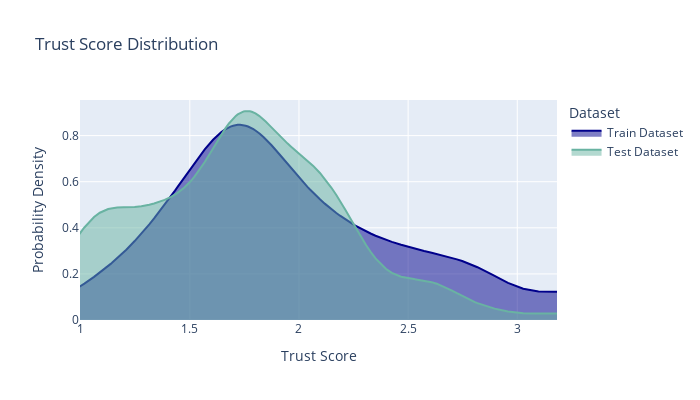

The notebook cell saved with this chart:
### Markdown cell above
Next, we'll run the check on the dataset and model, modifying the default value of min_test_samples in order to enable us to run this check on the small dataset. In this case, we'll run the check "as is", and introduce the condition in the [next section](#define_condition).\
Additional optional parameters include the maximal sample size, the random state, the number of highest and lowest Trust Score samples to show and various hyperparameters controlling the trust score algorithm.

### Code cell
from deepchecks.tabular.checks import TrustScoreComparison

TrustScoreComparison(min_test_samples=100).run(train, test, clf)

### Figure 1 — Plotly figure (JSON) as saved in the notebook; plotly's stock layout.template omitted (floating-point values rounded to 4 significant figures; data arrays with more than 128 entries replaced by an {"elided": "..."} marker saying what was removed)
{"data": [{"fill": "tozeroy", "line": {"color": "darkblue"}, "name": "Train Dataset", "type": "scatter", "x": {"elided": "148 float values"}, "y": {"elided": "148 float values"}}, {"fill": "tozeroy", "line": {"color": "#69b3a2"}, "name": "Test Dataset", "type": "scatter", "x": {"elided": "148 float values"}, "y": {"elided": "148 float values"}}], "layout": {"height": 400, "legend": {"title": {"text": "Dataset"}}, "title": {"text": "Trust Score Distribution"}, "width": 700, "xaxis": {"fixedrange": false, "range": [0.997, 3.182], "title": {"text": "Trust Score"}}, "yaxis": {"fixedrange": true, "title": {"text": "Probability Density"}}}}
